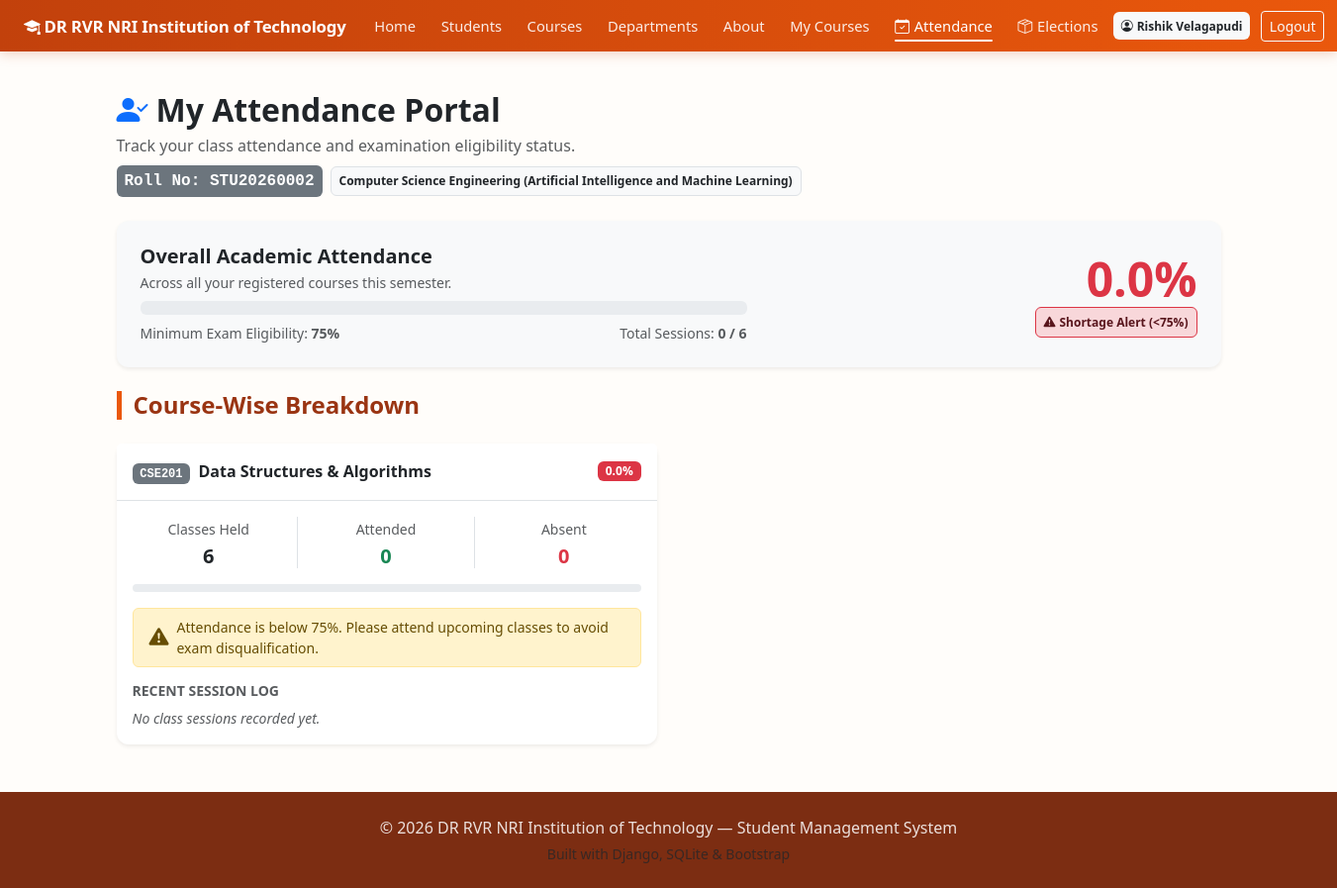
/my-attendance/ (signed in), run on the app's committed database.
### core/models.py (models this page shows, shortened)
class User(AbstractUser):
    ROLE_CHOICES = [
        ('admin', 'Admin'),
        ('student', 'Student'),
    ]
    role = models.CharField(max_length=20, choices=ROLE_CHOICES, default='student')

class Student(models.Model):
    roll_number = models.CharField(max_length=30, unique=True)
    first_name = models.CharField(max_length=80)
    last_name = models.CharField(max_length=80)
    email = models.EmailField(max_length=120, unique=True)
    phone = models.CharField(max_length=20, blank=True, null=True)
    date_of_birth = models.DateField(blank=True, null=True)
    gender = models.CharField(max_length=10, blank=True, null=True)
    address = models.TextField(blank=True, null=True)
    enrollment_year = models.IntegerField(default=current_year)
    department = models.ForeignKey(Department, on_delete=models.CASCADE, related_name='students')
    user = models.OneToOneField(
        settings.AUTH_USER_MODEL,
        on_delete=models.SET_NULL,
        null=True,
        blank=True,
        related_name='student_profile'
    )
    class Meta:
        ordering = ['first_name', 'last_name']

class Department(models.Model):
    name = models.CharField(max_length=120, unique=True)
    code = models.CharField(max_length=20, unique=True)
    head_of_department = models.CharField(max_length=120, blank=True, null=True)
    description = models.TextField(blank=True, null=True)
    class Meta:
        ordering = ['name']

class Course(models.Model):
    name = models.CharField(max_length=150)
    code = models.CharField(max_length=20, unique=True)
    credits = models.IntegerField(default=3)
    duration_weeks = models.IntegerField(default=16)
    description = models.TextField(blank=True, null=True)
    department = models.ForeignKey(Department, on_delete=models.CASCADE, related_name='courses')
    class Meta:
        ordering = ['name']

### core/views.py (the view)
# urls.py: path('my-attendance/', views.my_attendance, name='my_attendance'),
@login_required
def my_attendance(request):
    student = getattr(request.user, 'student_profile', None)
    if not student:
        student = Student.objects.filter(email=request.user.email).first()
    if not student:
        messages.info(request, 'No student profile linked to your user account.')
        return render(request, 'my_attendance.html', {'student': None, 'course_stats': []})
    registrations = Registration.objects.filter(student=student).select_related('course')
    course_stats = []
    total_classes_all = 0
    total_attended_all = 0
    for reg in registrations:
        c = reg.course
        total_sessions = Attendance.objects.filter(course=c).values('date').distinct().count()
        student_att = Attendance.objects.filter(course=c, student=student)
        attended_count = student_att.filter(status__in=['Present', 'Late']).count()
        absent_count = student_att.filter(status='Absent').count()
        pct = round((attended_count / total_sessions * 100), 1) if total_sessions > 0 else 0
        recent_logs = student_att.order_by('-date')[:10]
        total_classes_all += total_sessions
        total_attended_all += attended_count
        course_stats.append({
            'course': c,
            'total_sessions': total_sessions,
            'attended_count': attended_count,
            'absent_count': absent_count,
            'percentage': pct,
            'is_low': pct < 75 if total_sessions > 0 else False,
            'recent_logs': recent_logs,
        })
    overall_pct = round((total_attended_all / total_classes_all * 100), 1) if total_classes_all > 0 else 0
    return render(request, 'my_attendance.html', {
        'student': student,
        'course_stats': course_stats,
        'total_classes_all': total_classes_all,
        'total_attended_all': total_attended_all,
        'overall_pct': overall_pct,
    })

### templates/my_attendance.html (shortened to what this page needs)
{% extends 'base.html' %}
{% block content %}
{% if student %}
<div class="d-flex justify-content-between align-items-center mb-4 flex-wrap gap-2">
    <div>
        <h2 class="fw-bold mb-1"><i class="bi bi-person-check-fill text-primary me-2"></i>My Attendance Portal</h2>
        <p class="text-muted mb-0">Track your class attendance and examination eligibility status.</p>
    </div>
    <div class="d-flex align-items-center gap-2">
        <span class="badge bg-secondary p-2 font-monospace fs-6">Roll No: {{ student.roll_number }}</span>
        <span class="badge bg-light text-dark border p-2">{{ student.department.name }}</span>
    </div>
</div>
<div class="card shadow-sm border-0 mb-4 bg-light">
    <div class="card-body p-4">
        <div class="row align-items-center">
            <div class="col-md-7">
                <h5 class="fw-bold mb-1">Overall Academic Attendance</h5>
                <p class="text-muted small mb-2">Across all your registered courses this semester.</p>
                <div class="progress mb-2" style="height: 14px;">
                </div>
                <div class="d-flex justify-content-between text-muted small">
                    <span>Minimum Exam Eligibility: <strong>75%</strong></span>
                    <span>Total Sessions: <strong>{{ total_attended_all }} / {{ total_classes_all }}</strong></span>
                </div>
            </div>
            <div class="col-md-5 text-md-end mt-3 mt-md-0">
                <div class="display-5 fw-bold {% if overall_pct >= 75 %}text-success{% elif overall_pct >= 60 %}text-warning{% else %}text-danger{% endif %}">
                    {{ overall_pct }}%
                </div>
                {% if total_classes_all == 0 %}
                    <span class="badge bg-secondary">No classes recorded yet</span>
                {% elif overall_pct >= 75 %}
                    <span class="badge bg-success-subtle text-success-emphasis border border-success p-2">
                        <i class="bi bi-check-circle-fill me-1"></i>Good Standing (Eligible)
                    </span>
                {% else %}
                    <span class="badge bg-danger-subtle text-danger-emphasis border border-danger p-2">
                        <i class="bi bi-exclamation-triangle-fill me-1"></i>Shortage Alert (&lt;75%)
                    </span>
                {% endif %}
            </div>
        </div>
    </div>
</div>
<h4 class="section-title">Course-Wise Breakdown</h4>
<div class="row g-4 mb-4">
    {% for item in course_stats %}
    <div class="col-lg-6">
        <div class="card h-100 shadow-sm border-0">
            <div class="card-header bg-white py-3 d-flex justify-content-between align-items-center border-bottom">
                <div>
                    <span class="badge bg-secondary font-monospace me-1">{{ item.course.code }}</span>
                    <strong>{{ item.course.name }}</strong>
                </div>
                <span class="badge {% if item.total_sessions == 0 %}bg-secondary{% elif item.percentage >= 75 %}bg-success{% elif item.percentage >= 60 %}bg-warning{% else %}bg-danger{% endif %}">
                    {{ item.percentage }}%
                </span>
            </div>
            <div class="card-body p-3">
                <div class="row text-center mb-3">
                    <div class="col-4 border-end">
                        <span class="text-muted small">Classes Held</span>
                        <h5 class="fw-bold mb-0 mt-1">{{ item.total_sessions }}</h5>
                    </div>
                    <div class="col-4 border-end">
                        <span class="text-muted small text-success">Attended</span>
                        <h5 class="fw-bold text-success mb-0 mt-1">{{ item.attended_count }}</h5>
                    </div>
                    <div class="col-4">
                        <span class="text-muted small text-danger">Absent</span>
                        <h5 class="fw-bold text-danger mb-0 mt-1">{{ item.absent_count }}</h5>
                    </div>
                </div>
                <div class="progress mb-3" style="height: 8px;">
                </div>
                {% if item.is_low %}
                <div class="alert alert-warning py-2 px-3 small d-flex align-items-center mb-3">
                    <i class="bi bi-exclamation-triangle-fill me-2 fs-5"></i>
                    <span>Attendance is below 75%. Please attend upcoming classes to avoid exam disqualification.</span>
                </div>
                {% endif %}
                <h6 class="text-muted small fw-bold text-uppercase mb-2">Recent Session Log</h6>
                {% if item.recent_logs %}
                <div class="list-group list-group-flush small border rounded">
                    {% for log in item.recent_logs %}
                    <div class="list-group-item d-flex justify-content-between align-items-center py-2">
                        <div>
                            <i class="bi bi-calendar3 text-muted me-1"></i>
                            <strong>{{ log.date|date:"M d, Y" }}</strong>
                            {% if log.remarks %}<span class="text-muted ms-2 fst-italic">({{ log.remarks }})</span>{% endif %}
                        </div>
                        <span class="badge {% if log.status == 'Present' %}bg-success{% elif log.status == 'Absent' %}bg-danger{% elif log.status == 'Late' %}bg-warning text-dark{% else %}bg-info{% endif %}">
                            {{ log.status }}
                        </span>
                    </div>
                    {% endfor %}
                </div>
                {% else %}
                <p class="text-muted small mb-0 fst-italic">No class sessions recorded yet.</p>
                {% endif %}
            </div>
        </div>
    </div>
    {% endfor %}
</div>
{% endif %}
{% endblock %}

### templates/base.html (shortened to what this page needs)
{% load static %}
<!DOCTYPE html>
<html lang="en">
<head>
    <link href="https://cdn.jsdelivr.net/npm/bootstrap@5.3.3/dist/css/bootstrap.min.css" rel="stylesheet">
    <link href="https://cdn.jsdelivr.net/npm/bootstrap-icons@1.11.3/font/bootstrap-icons.css" rel="stylesheet">
    <link href="{% static 'css/style.css' %}" rel="stylesheet">
</head>
<body>
<nav class="navbar navbar-expand-xl navbar-dark sticky-top">
    <div class="container-fluid px-lg-4 px-3">
        <a class="navbar-brand fw-bold" href="{% url 'home' %}">
            <i class="bi bi-mortarboard-fill me-1"></i>DR RVR NRI Institution of Technology
        </a>
        <div class="collapse navbar-collapse" id="navMenu">
            <ul class="navbar-nav me-auto mb-2 mb-xl-0 align-items-xl-center">
                <li class="nav-item">
                    <a class="nav-link text-nowrap {% if request.resolver_match.url_name == 'home' %}active{% endif %}" href="{% url 'home' %}">Home</a>
                </li>
                <li class="nav-item">
                    <a class="nav-link text-nowrap {% if request.resolver_match.url_name == 'students' %}active{% endif %}" href="{% url 'students' %}">Students</a>
                </li>
                <li class="nav-item">
                    <a class="nav-link text-nowrap {% if request.resolver_match.url_name == 'courses' or request.resolver_match.url_name == 'course_detail' %}active{% endif %}" href="{% url 'courses' %}">Courses</a>
                </li>
                <li class="nav-item">
                    <a class="nav-link text-nowrap {% if request.resolver_match.url_name == 'departments' %}active{% endif %}" href="{% url 'departments' %}">Departments</a>
                </li>
                <li class="nav-item">
                    <a class="nav-link text-nowrap {% if request.resolver_match.url_name == 'about' %}active{% endif %}" href="{% url 'about' %}">About</a>
                </li>
                {% if request.user.is_authenticated %}
                <li class="nav-item">
                    <a class="nav-link text-nowrap {% if request.resolver_match.url_name == 'my_courses' %}active{% endif %}" href="{% url 'my_courses' %}">My Courses</a>
                </li>
                <li class="nav-item">
                    <a class="nav-link text-nowrap {% if 'attendance' in request.resolver_match.url_name %}active{% endif %}" href="{% if request.user.role == 'admin' or request.user.is_staff or request.user.is_superuser %}{% url 'attendance_dashboard' %}{% else %}{% url 'my_attendance' %}{% endif %}">
                        <i class="bi bi-calendar-check"></i><span>Attendance</span>
                    </a>
                </li>
                <li class="nav-item">
                    <a class="nav-link text-nowrap {% if 'election' in request.resolver_match.url_name %}active{% endif %}" href="{% url 'elections_list' %}">
                        <i class="bi bi-box-seam"></i><span>Elections</span>
                    </a>
                </li>
                {% endif %}
            </ul>
            <ul class="navbar-nav align-items-xl-center">
                {% if request.user.is_authenticated %}
                    <li class="nav-item me-2 my-1 my-xl-0">
                        <span class="badge text-bg-light text-dark py-2 px-2 text-nowrap">
                            <i class="bi bi-person-circle me-1"></i>{{ request.user.username }}
                        </span>
                    </li>
                    <li class="nav-item my-1 my-xl-0">
                        <a class="btn btn-outline-light btn-sm text-nowrap" href="{% url 'logout' %}">Logout</a>
                    </li>
                {% endif %}
            </ul>
        </div>
    </div>
</nav>
<main class="container my-4 flex-grow-1">
    {% block content %}{% endblock %}
</main>
<footer class="footer mt-auto py-4">
    <div class="container text-center">
        <p class="mb-1">&copy; 2026 DR RVR NRI Institution of Technology — Student Management System</p>
        <p class="mb-0 small text-muted">Built with Django, SQLite &amp; Bootstrap</p>
    </div>
</footer>
</body>
</html>

### static/css/style.css (style rules this page uses)
:root { --primary: #ea580c; --primary-dark: #9a3412; --primary-darker: #7c2d12; --accent: #f97316; --accent-light: #ffedd5; --accent-hover: #c2410c; --bg-soft: #fffdfa; }
body { background-color: var(--bg-soft); display: flex; flex-direction: column; min-height: 100vh; font-family: 'Segoe UI', Roboto, -apple-system, sans-serif; }
a { color: var(--primary); text-decoration: none; }
.navbar { background: linear-gradient(90deg, #c2410c 0%, #ea580c 100%); box-shadow: 0 2px 12px rgba(194, 65, 12, 0.25); padding-top: 0.5rem; padding-bottom: 0.5rem; }
.navbar .navbar-brand { font-size: 1.05rem; white-space: nowrap; letter-spacing: -0.2px; }
.navbar .nav-item { display: flex; align-items: center; margin: 0 0.15rem; }
.navbar .nav-link { color: rgba(255, 255, 255, 0.9); font-weight: 500; font-size: 0.92rem; padding: 0.45rem 0.65rem !important; white-space: nowrap; display: inline-flex; align-items: center; gap: 0.3rem; position: relative; border-bottom: none !important; transition: color 0.15s ease-in-out; }
.navbar .nav-link::after { content: ''; position: absolute; bottom: 2px; left: 0.65rem; right: 0.65rem; height: 2px; background-color: transparent; border-radius: 2px; transition: background-color 0.2s ease; }
.navbar .nav-link:hover::after, .navbar .nav-link.active::after { background-color: #ffffff; }
.navbar .nav-link:hover, .navbar .nav-link.active { color: #ffffff; }
.card { border: none; border-radius: 0.75rem; box-shadow: 0 2px 12px rgba(0,0,0,0.06); }
.section-title { font-weight: 700; color: var(--primary-dark); border-left: 5px solid var(--primary); padding-left: 0.75rem; margin-bottom: 1.5rem; }
.footer { background-color: var(--primary-darker); color: rgba(255, 255, 255, 0.85); margin-top: auto; }

### data on the page
User: user.username "Rishik Velagapudi"
Student: roll_number "STU20260002", department.name "Computer Science Engineering (Artificial Intelligence and Machine Learning)"
Course: course.code "CSE201", course.name "Data Structures & Algorithms", percentage "0.0", total_sessions "6", attended_count "0", absent_count "0"

### other printed values
{{ total_attended_all }} "0"
{{ total_classes_all }} "6"
{{ overall_pct }} "0.0"
